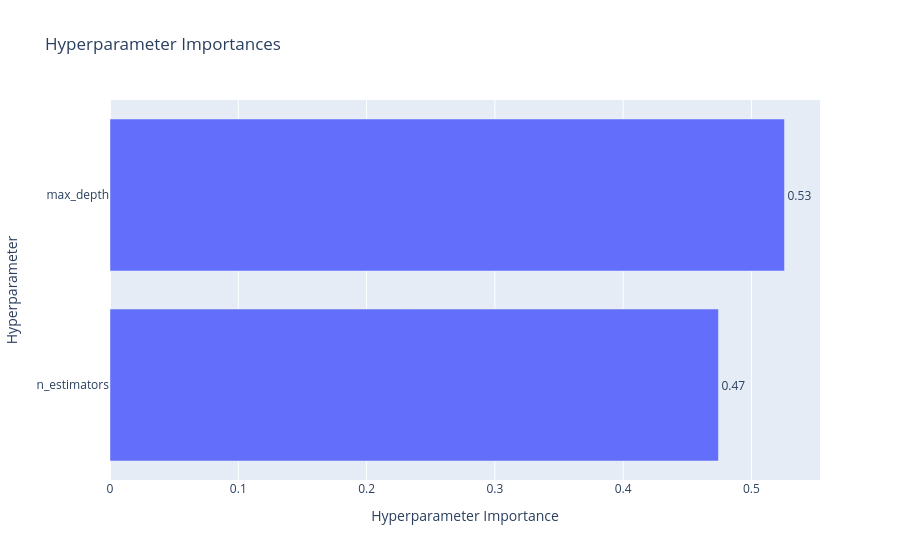

Notebook source saved alongside this figure:
### Code cell
# 5. Hyperparameter Importance
plot_param_importances(study).show()

### Figure 1 — Plotly figure (JSON) as saved in the notebook; plotly's stock layout.template omitted (floating-point values rounded to 4 significant figures)
{"data": [{"cliponaxis": false, "hovertemplate": ["n_estimators (IntDistribution): 0.47424844684965917<extra></extra>", "max_depth (IntDistribution): 0.5257515531503407<extra></extra>"], "name": "Objective Value", "orientation": "h", "text": ["0.47", "0.53"], "textposition": "outside", "type": "bar", "x": [0.4742, 0.5258], "y": ["n_estimators", "max_depth"]}], "layout": {"title": {"text": "Hyperparameter Importances"}, "xaxis": {"title": {"text": "Hyperparameter Importance"}}, "yaxis": {"title": {"text": "Hyperparameter"}}}}
